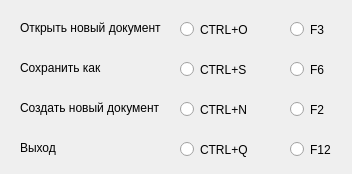
<?xml version="1.0" encoding="UTF-8"?>
<ui version="4.0">
 <class>Dialog</class>
 <widget class="QDialog" name="Dialog">
  <property name="geometry">
   <rect>
    <x>0</x>
    <y>0</y>
    <width>352</width>
    <height>174</height>
   </rect>
  </property>
  <property name="windowTitle">
   <string>Dialog</string>
  </property>
  <widget class="QLabel" name="label">
   <property name="geometry">
    <rect>
     <x>20</x>
     <y>20</y>
     <width>141</width>
     <height>16</height>
    </rect>
   </property>
   <property name="text">
    <string>Открыть новый документ</string>
   </property>
  </widget>
  <widget class="QLabel" name="label_2">
   <property name="geometry">
    <rect>
     <x>20</x>
     <y>60</y>
     <width>141</width>
     <height>16</height>
    </rect>
   </property>
   <property name="text">
    <string>Сохранить как</string>
   </property>
  </widget>
  <widget class="QLabel" name="label_3">
   <property name="geometry">
    <rect>
     <x>20</x>
     <y>100</y>
     <width>141</width>
     <height>16</height>
    </rect>
   </property>
   <property name="text">
    <string>Создать новый документ</string>
   </property>
  </widget>
  <widget class="QLabel" name="label_4">
   <property name="geometry">
    <rect>
     <x>20</x>
     <y>140</y>
     <width>141</width>
     <height>16</height>
    </rect>
   </property>
   <property name="text">
    <string>Выход</string>
   </property>
  </widget>
  <widget class="QRadioButton" name="radioButton">
   <property name="geometry">
    <rect>
     <x>180</x>
     <y>20</y>
     <width>84</width>
     <height>19</height>
    </rect>
   </property>
   <property name="text">
    <string>CTRL+O</string>
   </property>
   <attribute name="buttonGroup">
    <string notr="true">buttonGroup_4</string>
   </attribute>
  </widget>
  <widget class="QRadioButton" name="radioButton_2">
   <property name="geometry">
    <rect>
     <x>290</x>
     <y>20</y>
     <width>84</width>
     <height>19</height>
    </rect>
   </property>
   <property name="text">
    <string>F3</string>
   </property>
   <attribute name="buttonGroup">
    <string notr="true">buttonGroup_4</string>
   </attribute>
  </widget>
  <widget class="QRadioButton" name="radioButton_3">
   <property name="geometry">
    <rect>
     <x>290</x>
     <y>60</y>
     <width>84</width>
     <height>19</height>
    </rect>
   </property>
   <property name="text">
    <string>F6</string>
   </property>
   <attribute name="buttonGroup">
    <string notr="true">buttonGroup_3</string>
   </attribute>
  </widget>
  <widget class="QRadioButton" name="radioButton_4">
   <property name="geometry">
    <rect>
     <x>180</x>
     <y>60</y>
     <width>84</width>
     <height>19</height>
    </rect>
   </property>
   <property name="text">
    <string>CTRL+S</string>
   </property>
   <attribute name="buttonGroup">
    <string notr="true">buttonGroup_3</string>
   </attribute>
  </widget>
  <widget class="QRadioButton" name="radioButton_5">
   <property name="geometry">
    <rect>
     <x>290</x>
     <y>100</y>
     <width>84</width>
     <height>19</height>
    </rect>
   </property>
   <property name="text">
    <string>F2</string>
   </property>
   <attribute name="buttonGroup">
    <string notr="true">buttonGroup_2</string>
   </attribute>
  </widget>
  <widget class="QRadioButton" name="radioButton_6">
   <property name="geometry">
    <rect>
     <x>180</x>
     <y>100</y>
     <width>84</width>
     <height>19</height>
    </rect>
   </property>
   <property name="text">
    <string>CTRL+N</string>
   </property>
   <attribute name="buttonGroup">
    <string notr="true">buttonGroup_2</string>
   </attribute>
  </widget>
  <widget class="QRadioButton" name="radioButton_7">
   <property name="geometry">
    <rect>
     <x>290</x>
     <y>140</y>
     <width>84</width>
     <height>19</height>
    </rect>
   </property>
   <property name="text">
    <string>F12</string>
   </property>
   <attribute name="buttonGroup">
    <string notr="true">buttonGroup</string>
   </attribute>
  </widget>
  <widget class="QRadioButton" name="radioButton_8">
   <property name="geometry">
    <rect>
     <x>180</x>
     <y>140</y>
     <width>84</width>
     <height>19</height>
    </rect>
   </property>
   <property name="text">
    <string>CTRL+Q</string>
   </property>
   <attribute name="buttonGroup">
    <string notr="true">buttonGroup</string>
   </attribute>
  </widget>
 </widget>
 <resources/>
 <connections/>
 <buttongroups>
  <buttongroup name="buttonGroup"/>
  <buttongroup name="buttonGroup_2"/>
  <buttongroup name="buttonGroup_3"/>
  <buttongroup name="buttonGroup_4"/>
 </buttongroups>
</ui>
